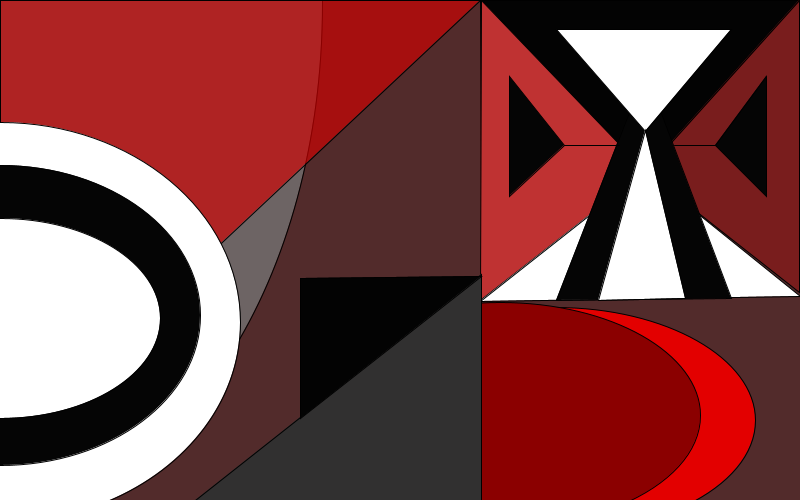
Frame 1 (no input)
Frame 60 (the mouse pressed at the canvas centre just before this capture): identical to frame 1, image omitted
Frame 120 (the mouse held since frame 60 and released just before this capture): identical to frame 1, image omitted

The Processing sketch that drew this single still picture (run headless with seeded random() and noise(); from frame 60 on, the mouse is pressed at the canvas centre):

// Processing sketch: processing_110226
// ── processing_110226.pde

void setup()
{
  size(800, 500);
background(#522B2B);
  
  fill(116, 116, 116, 200);
  ellipse(2, 3, width*.8, height*2);
  fill(211, 0, 0, 165);
  triangle(0, 0, width*.6, 0, 0, height*.9);
  fill(255, 255, 255);
  ellipse(0, 322, width*.6, height*.8);
  noFill();
  rect(480, 0, width*2, height*2);
  fill(3, 3, 3);
  triangle(482, 0, 799, 0, 645, 171);
  fill(191, 50, 50);
  triangle(481, 0, 480, 300, 645, 171);
  fill(165, 13, 13, 120);
  triangle(799, 0, 799, 292, 645, 171);
  fill(255, 255, 255);
  triangle(480, 301, 800, 296, 645, 171);
  
  fill(5, 5, 5); 
  triangle(556, 300, 731, 298, 645, 71); 
  fill(255, 255, 255); 
  triangle(556, 29,731, 29, 645, 131); 
  fill(255, 255, 255); 
  triangle(598, 300, 685, 298, 645, 130);
  
  
fill(5, 5, 5);
ellipse(0, 315, width*.5, height*.6);
fill(255, 255, 255); 
ellipse(0, 318, width*.4, height*.4);

  
  fill(227, 0, 0);
  ellipse(555, 420, width*.5, height*.45);
  fill(139, 0, 0);
  ellipse(500, 415, width*.5, height*.45);
  fill(49, 48, 48);
  triangle(481, 274, 481, 500, 195, 500);
  fill(3, 3, 3);
  triangle(481, 276, 300, 278, 300, 418);
  
  fill(5, 5, 5); 
  triangle(509, 76, 509, 196, 564, 145);
  fill(5, 5, 5); 
  triangle(766, 76, 766, 196, 715, 145);
  
line(564, 145, 619, 145); 
line(715, 145, 674, 145); 

}
 
void draw()
{
  println("x: " + mouseX + " y: " + mouseY);
}
